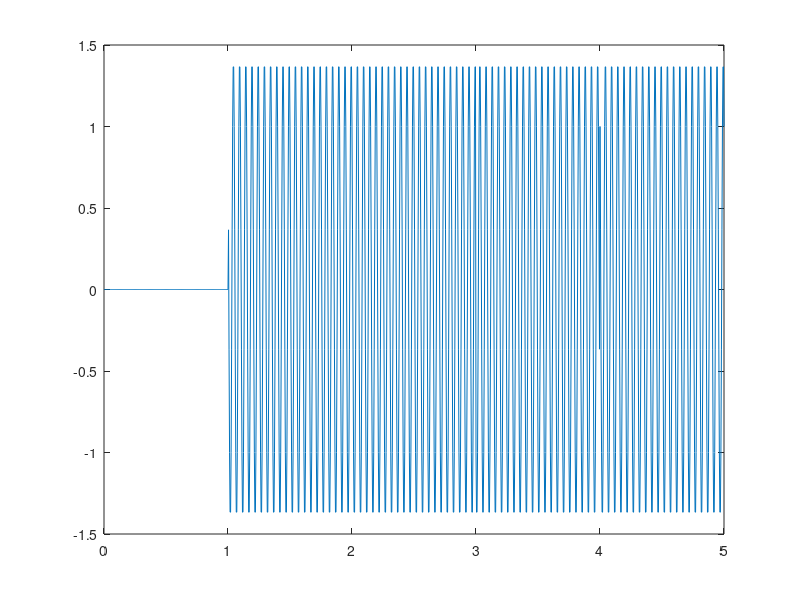

This figure's MATLAB source:
N=4;
bc=sign(-0.5 +rand(1, N));
bs=sign(-0.5 +rand(1, N));
% bc=[1, -1, 1, -1];
% bs=[-1, 1, -1, 1];

fs=240;
t=0:1/fs:N+1;
uc=ones(size(t));

for(var=1:fs+1)
uc(var)=0;
end

for n=1:N
    for i=(fs*n+1):(fs*n+fs)
    uc(i)=bc(n)*uc(i);
    end
end

us=ones(size(t));

for(var=1:fs+1)
us(var)=0;
end

for n=1:N
    for i=(fs*n+1):(fs*n+fs)
    us(i)=bs(n)*us(i);
    end
end


t=0:1/fs:N+1;
fc=cos(40*pi*t);
fs=sin(40*pi*t);

up1=uc.*fc;
up2=us.*fs;
up=up1-up2;

plot(t, up);